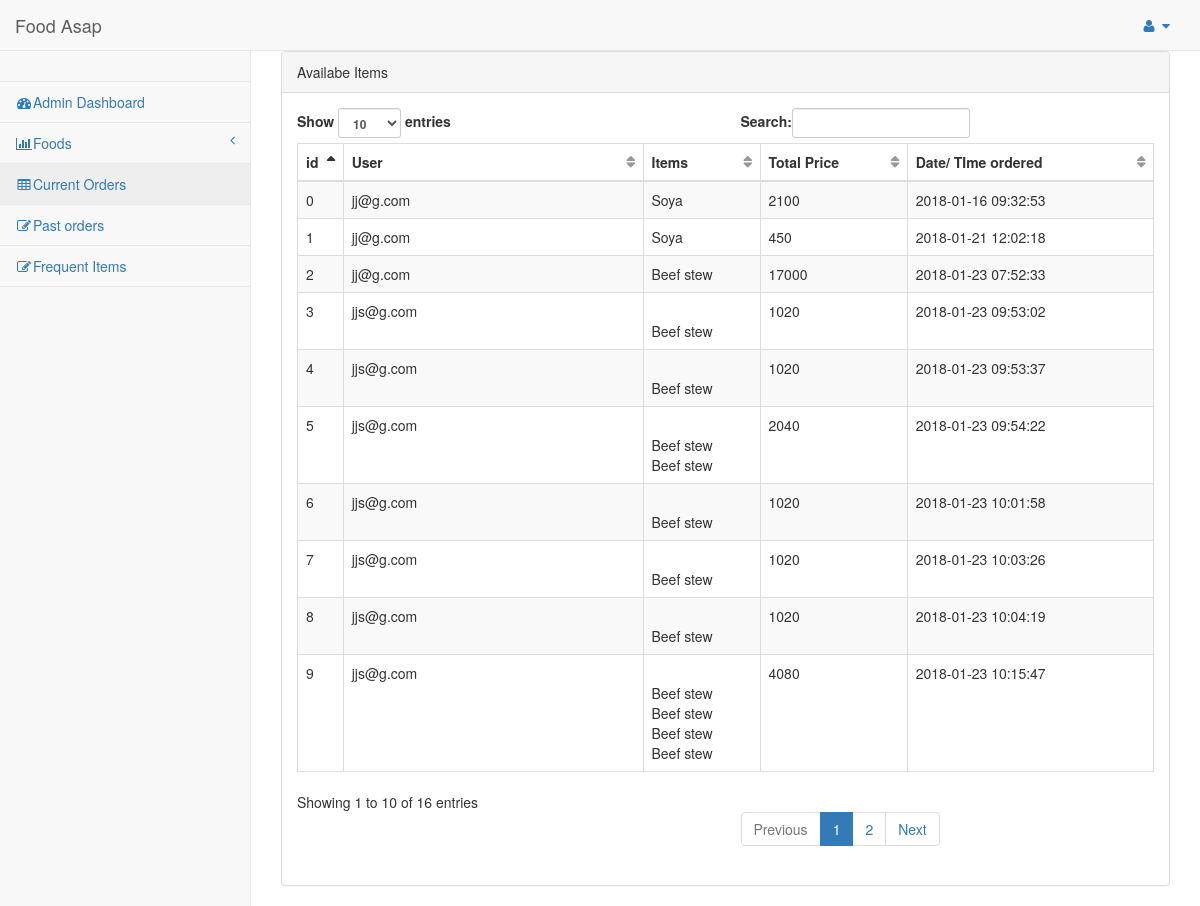
Page /pages/currentorder.php on the committed database.
### tables this page shows
CREATE TABLE `slsts` (
  `tprice` int(50) NOT NULL,
  `date` timestamp NOT NULL DEFAULT CURRENT_TIMESTAMP,
  `trxID` varchar(50) NOT NULL,
  `uID` varchar(50) NOT NULL,
  `contents` text NOT NULL,
  `status` varchar(10) DEFAULT 'PENDING',
  `time` timestamp NOT NULL DEFAULT CURRENT_TIMESTAMP,
  `location` varchar(255) NOT NULL
);

### pages/currentorder.php (the view)
<?php include('header.php');?>
      <div id="page-wrapper">
            <div class="row">
                <div class="col-lg-12">
                    <div class="panel panel-default">
                        <div class="panel-heading">
                           Availabe Items
                        </div>
                        <div class="panel-body">
                             <table width="100%" class="table table-striped table-bordered table-hover" id="dataTables-example">
                        <thead>
                            <tr>
                                <th>id</th>
                                <th>User</th>
                                <th>Items</th>
                                <th>Total Price</th>
                                <th>Date/ TIme ordered</th>
                            </tr>
                        </thead>
                        <tbody>
                            <?php
                            include('dbconnect.php');
                            $id=0;
                            $sql="SELECT * FROM `slsts` where `status` ='PENDING'";
                            $r2 = mysqli_query($con,$sql);
                            while($row2 = mysqli_fetch_array($r2))
                            {
                                ?>
                                <tr class="gradeU">
                                    <?php
                                echo '<td>'.$id.'</td>';
                                echo '<td>'.$row2['uID'].'</td>';
                                echo '<td>'.$row2['contents'].'</td>';
                                echo '<td>'.$row2['tprice'].'</td>';
                                echo '<td>'.$row2['time'].'</td>';
                            $id=$id+1;
                                ?>
                                </tr>
                                <?php
                            }
                            ?>
                        </tbody>
                    </table>
                        </div>
                    </div>
                </div>
            </div>
</div>
        <?php include('footer.php');?>

### rows in the picture
slsts: uID "jj@g.com", contents "Soya", tprice "2100", time "2018-01-16 09:32:53"
slsts: uID "jj@g.com", contents "Soya", tprice "450", time "2018-01-21 12:02:18"
slsts: uID "jj@g.com", contents "Beef stew", tprice "17000", time "2018-01-23 07:52:33"
slsts: uID "jjs@g.com", contents "Beef stew", tprice "1020", time "2018-01-23 09:53:02"
slsts: uID "jjs@g.com", contents "Beef stew", tprice "1020", time "2018-01-23 09:53:37"
slsts: uID "jjs@g.com", contents "Beef stew Beef stew", tprice "2040", time "2018-01-23 09:54:22"
slsts: uID "jjs@g.com", contents "Beef stew", tprice "1020", time "2018-01-23 10:01:58"
slsts: uID "jjs@g.com", contents "Beef stew", tprice "1020", time "2018-01-23 10:03:26"
slsts: uID "jjs@g.com", contents "Beef stew", tprice "1020", time "2018-01-23 10:04:19"
slsts: uID "jjs@g.com", contents "Beef stew Beef stew Beef stew Beef stew", tprice "4080", time "2018-01-23 10:15:47"
